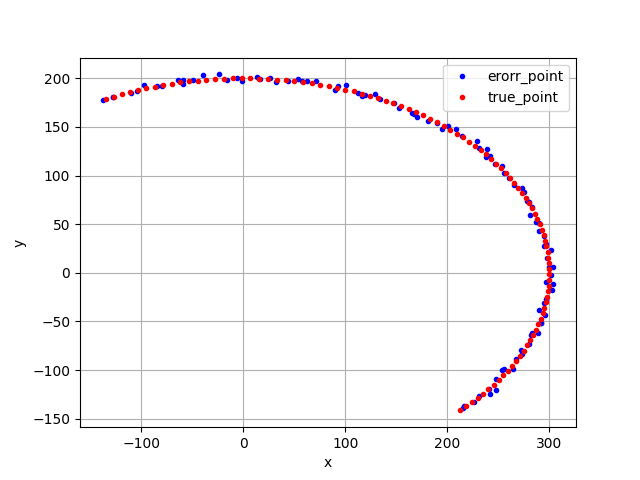
#> input picture kadai/suutikaiseki/report1/programs/3.png, 640 x 480 px
$ python kadai2.py ../3.png ../kadai4.png
#> lines starting #> are read from the running program, lines starting #| are printed output that depends on the picture
import cv2
import numpy as np

# 相似変換による入力画像の変換
def apply_similarity_transform(image, theta, scale):
    center = tuple(np.array(image.shape[1::-1]) / 2)
    rot_mat = cv2.getRotationMatrix2D(center, theta, scale)
    result = cv2.warpAffine(image, rot_mat, image.shape[1::-1], flags=cv2.INTER_LINEAR)
    return result
def smooth(img):
    #水平方向微分
    kernel_1_x = np.array([[0, 0, 0],
                        [-1, 0, 1],
                        [0, 0, 0]])
    x_1 = cv2.filter2D(img, -1, kernel_1_x)

    #垂直方向微分
    kernel_1_y = np.array([[0, -1, 0],
                        [0, 0, 0],
                        [0, 1, 0]])
    y_1 = cv2.filter2D(img, -1, kernel_1_y)
    return x_1,y_1

# ガウス・ニュートン法による回転角度とスケールパラメータの推定
def estimate(input, output):
    theta = 0.0 #θの初期値
    scale = 1.0 #sの初期値
    max_loop = 100
    threshold = 1e-6

    all_s = []
    all_theta = []
    all_error = []

    for iteration in range(max_loop):
        # 平滑微分画像Ix'とIy'を作成
        Ix, Iy = smooth(output)

        # 1階微分と2階微分を計算
        IxIx = Ix * Ix
        IyIy = Iy * Iy
        IxIy = Ix * Iy
        IxIz = Ix * output
        IyIz = Iy * output

        # JJのθに対する1階微分JJθθと2階微分JJθθθθを計算
        JJ_theta_theta = np.sum(IxIx * (scale * np.sin(theta))**2 + IyIy * (scale * np.cos(theta))**2 - 2 * IxIy * scale**2 * np.sin(theta) * np.cos(theta))

        # JJのssに対する1階微分JJssと2階微分JJssssを計算
        JJ_scale_scale = np.sum(IxIx * np.sin(theta)**2 + IyIy * np.cos(theta)**2 - 2 * IxIy * np.sin(theta) * np.cos(theta))

        # JJのθとssでの微分JJθθを計算
        J_theta = np.sum(IxIz * (scale * np.sin(theta)) + IyIz * (scale * np.cos(theta)))
        J_scale = np.sum(IxIz * np.sin(theta) + IyIz * np.cos(theta))

        # ΔθとΔsを計算
        delta_theta = (JJ_scale_scale * J_theta - J_scale * JJ_theta_theta) / (JJ_theta_theta * JJ_scale_scale - J_theta**2)
        delta_scale = (J_theta - J_scale * delta_theta) / JJ_theta_theta

        # ガウス・ニュートン法による更新
        theta += delta_theta
        scale += delta_scale

        all_s.append(scale)
        all_theta.append(np.rad2deg(theta))
        all_error.append(error)
        # 収束判定
        if np.abs(delta_theta) < threshold and np.abs(delta_scale) < threshold:
            break
    print("Estimated Theta (degrees):", np.degrees(theta))
    print("Estimated Scale:", scale)
    return theta, scale


def main(input_image_path, output_image_path):
     # テスト用の入力画像と出力画像をグレースケールで読み込みます
#> called with input_image_path = '../3.png', output_image_path = '../kadai4.png'
    input_image = cv2.imread(input_image_path, cv2.IMREAD_GRAYSCALE)
#> input_image: shape (480, 640); min 0, max 255, mean 248.1
    output_image = cv2.imread(output_image_path, cv2.IMREAD_GRAYSCALE)
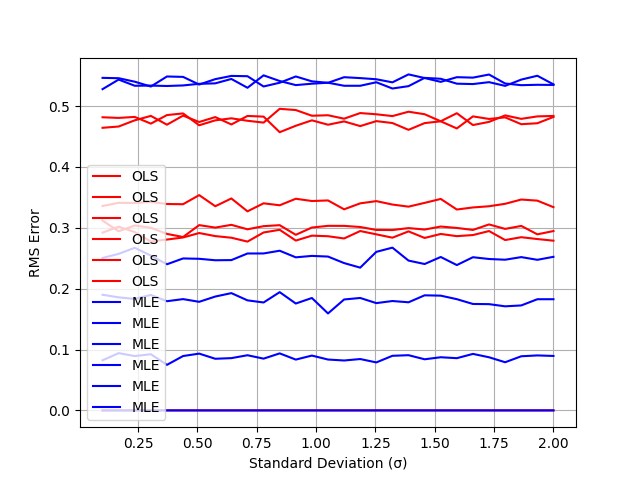
#> input picture kadai/suutikaiseki/report1/programs/kadai4.png, 640 x 480 px
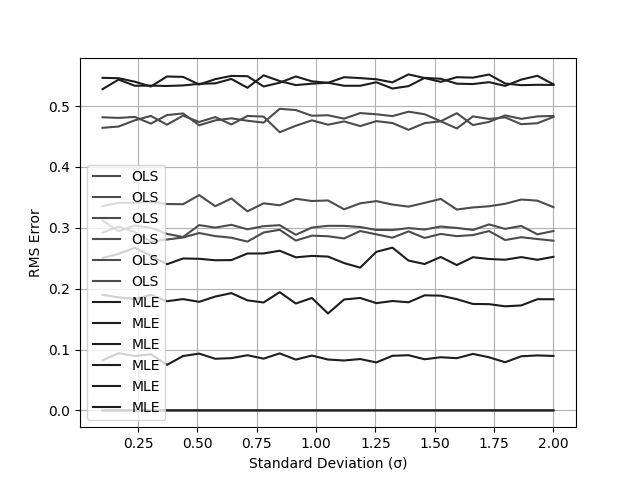
#> output_image: shape (480, 640); min 0, max 255, mean 242.4
    cv2.imshow(input_image_path,input_image)
    cv2.imshow(output_image_path,output_image)
    cv2.waitKey()
    # 推定を実行
    estimated_theta, estimated_scale = estimate(input_image, output_image)
#> the loop in estimate, `for iteration in range(max_loop): # 平滑微分画像Ix'とIy'を作成` made 1 pass
#> (JJ_theta_theta, JJ_scale_scale, J_theta, J_scale, delta_theta, delta_scale, theta, scale) on pass 1: (2170696, 2170696, 3393280, 3393280, 0, 1.56, 0, 2.56)
#> pass 1, in smooth, `x_1 = cv2.filter2D(img, -1, kernel_1_x)`:
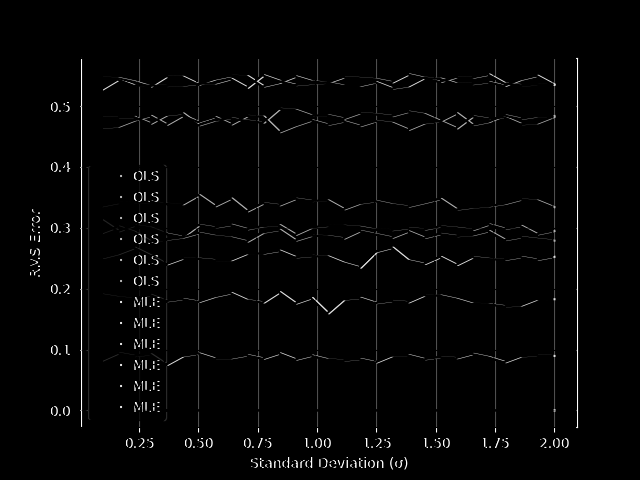
#> x_1: shape (480, 640); min 0, max 255, mean 4.3
#> pass 1, in smooth, `y_1 = cv2.filter2D(img, -1, kernel_1_y)`:
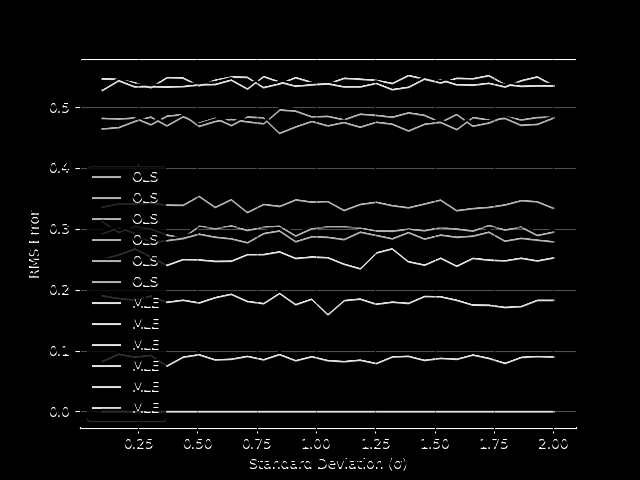
#> y_1: shape (480, 640); min 0, max 255, mean 8.4
#> pass 1, in estimate, `IxIx = Ix * Ix`:
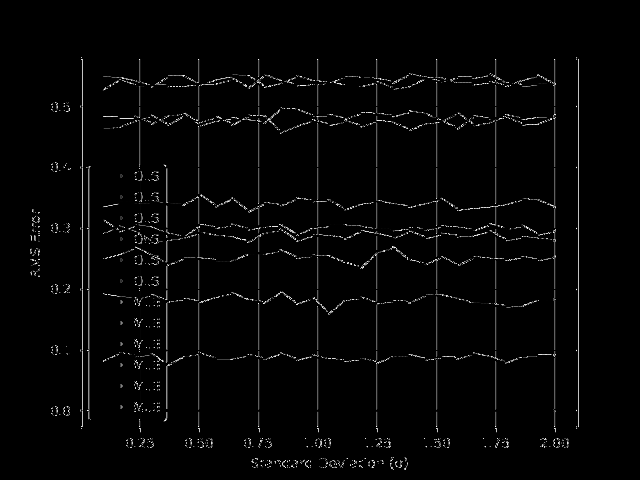
#> IxIx: shape (480, 640); min 0, max 249, mean 5.1
#> pass 1, in estimate, `IyIy = Iy * Iy`:
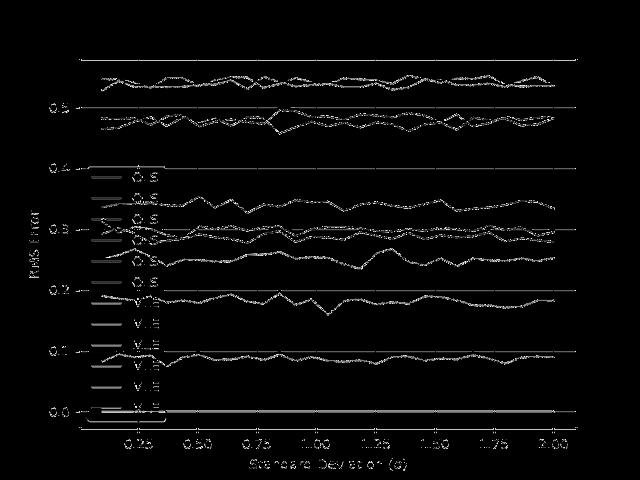
#> IyIy: shape (480, 640); min 0, max 249, mean 7.1
#> after the loop in estimate, `for iteration in range(max_loop):`: all_error = []; all_s = [2.56]; all_theta = [0]; scale = 2.56; theta = 0

    print("Estimated Theta (degrees):", np.degrees(estimated_theta))
    print("Estimated Scale:", estimated_scale)

if __name__ == "__main__":
    import sys
    if len(sys.argv) != 3:
        print("Usage: python kadai2.py input_image_path output_image_path")
    else:
#> (the run stopped early here; a loop or call above may not have finished)
